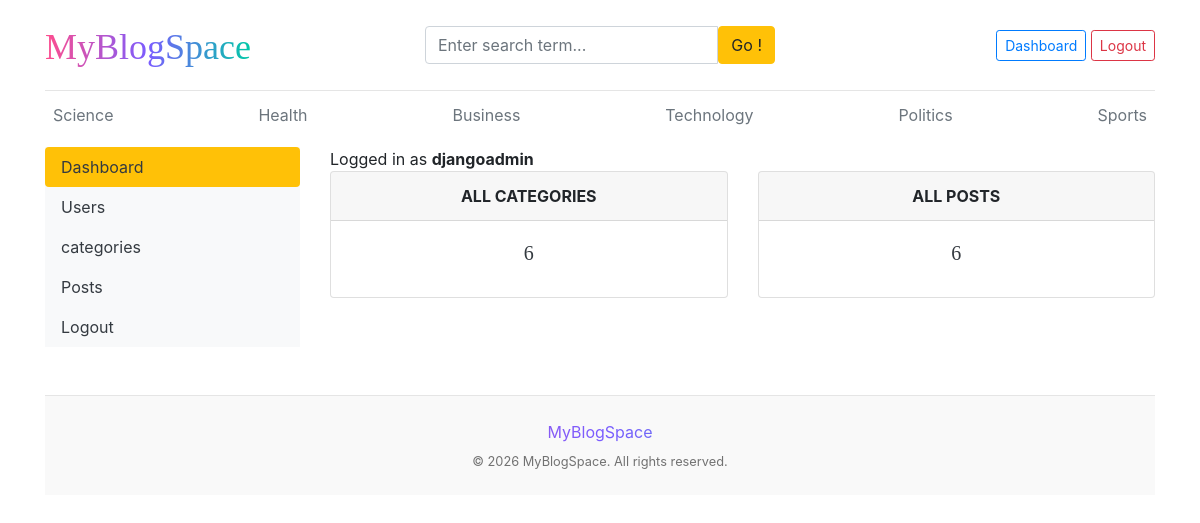
The page /dashboard/ (signed in) on the database its author committed.
### blogs/models.py (models this page shows, shortened)
class Category(models.Model):
    category_name = models.CharField(max_length=50, unique=True)
    created_at = models.DateTimeField(auto_now_add=True)
    updated_at = models.DateTimeField(auto_now=True)
    class Meta:
        verbose_name_plural = 'categories'

### dashboards/views.py (the view)
# urls.py: path('dashboard/', include('dashboards.urls')),
@login_required(login_url='login')
def dashboard(request):
    category_count = Category.objects.all().count()
    blogs_count = Blog.objects.all().count()
    context = {
        'category_count':category_count,
        'blogs_count':blogs_count,
    }
    return render(request, 'dashboard/dashboard.html', context)

### blogs/context_processors.py (called while the page is built)
def get_categories(request):
    categories = Category.objects.all()
    return dict(categories=categories)

def get_social_links(request):
    social_links = SocialLink.objects.all()
    return dict(social_links = social_links)

### templates/dashboard/dashboard.html
{% extends 'base.html' %}
{% block content %}
<div class="row">
     {% include 'dashboard/sidebar.html' %}
     <div class="col-md-9">
        <span>Logged in as <b>{{ user }}</b></span>
        <div class="row">
            <div class="col">
                <div class="card border-default mb -3">
                    <div class="card-header text-center text-uppercase font-weight-bold">  All categories  </div>
                    <div class="card-body text-dark">
                        <h5 class="card-title text-center">{{category_count}}</h5>
                    </div>
                </div>
            </div>
            <div class="col">
                <div class="card border-default mb -3">
                    <div class="card-header text-center text-uppercase font-weight-bold">  All Posts  </div>
                    <div class="card-body text-dark">
                        <h5 class="card-title text-center">{{blogs_count}}</h5>
                    </div>
                </div>
            </div>
        </div>
     </div>
</div>
{% endblock %}

### templates/base.html (shortened to what this page needs)
 {% load static %}
 <!DOCTYPE html>
<html lang="en">
<head>
    <link href="https://getbootstrap.com/docs/4.0/dist/css/bootstrap.min.css" rel="stylesheet">
    <link rel="stylesheet" href="https://cdnjs.cloudflare.com/ajax/libs/font-awesome/4.7.0/css/font-awesome.min.css">
    <link href="{% static 'css/blog.css' %}" rel="stylesheet">
  </head>
<body>
    <div class="container">
      <header class="blog-header py-3">
        <div class="row flex-nowrap justify-content-between align-items-center">
          <div class="col-4 pt-1">
            <a class="blog-header-logo text-decoration-none fw-bold fs-2" href="/"
              style="background: linear-gradient(90deg, #ff4d8d, #7b5cff, #00c9a7);
               -webkit-background-clip: text;
               -webkit-text-fill-color: transparent;">
              MyBlogSpace
            </a>
          </div>
          <div class="col-4">
            <form action="{% url 'search' %}" method="GET">
              <div class="input-group">
                <input class="form-control" type="text" name="keyword" placeholder="Enter search term..." aria-label="Enter search" >
                <button class="btn btn-warning" id="button-search" type="submit">Go !</button>
              </div>
            </form>
          </div>
          <div class="col-4 d-flex justify-content-end align-items-center">
            {% if not user.is_authenticated %}
            <a class="btn btn-sm btn-warning" href="{% url 'login' %}">Login</a> &nbsp;
            <a class="btn btn-sm btn-outline-secondary" href="{% url 'register' %}">Register</a>
            {% else %}
            <span><a href="{% url 'dashboard' %}" class="btn btn-sm btn-outline-primary">Dashboard</a></span>
            <span><a href="{% url 'logout' %}" class="btn btn-sm btn-outline-danger">Logout</a></span>
            {% endif %}
          </div>
        </div>
      </header>
      <div class="nav-scroller py-1 mb-2">
        <nav class="nav d-flex justify-content-between">
          {% for cat in categories %}
          <a class="p-2 text-muted" href="{% url 'posts_by_category' cat.id %}">{{cat.category_name}}</a>
          {% endfor %}
        </nav>
      </div>
{% block content %}
{% endblock %}
  <footer class="blog-footer text-center py-4 mt-5">
  <p class="text-decoration-none fw-bold fs-2 m-0"
     style="background: linear-gradient(90deg, #ff4d8d, #7b5cff, #00c9a7);
     -webkit-background-clip: text;
     -webkit-text-fill-color: transparent;">
     MyBlogSpace
  </p>
  <p class="text-white-50 small mt-2 mb-0">
    © <span id="year"></span> MyBlogSpace. All rights reserved.
  </p>
</footer>
</body>
</html>

### blog_main/static/css/blog.css (style rules this page uses)
.blog-header { border-bottom: 1px solid #e5e5e5; }
.blog-header-logo { font-family: "Playfair Display", Georgia, "Times New Roman", serif; font-size: 2.25rem; }
h1, h2, h3, h4, h5, h6 { font-family: "Playfair Display", Georgia, "Times New Roman", serif; }
.blog-footer { padding: 2.5rem 0; color: #727272; text-align: center; background-color: #f9f9f9; border-top: .05rem solid #e5e5e5; }
.blog-footer p:last-child { margin-bottom: 0; }

### rows shown on the page
Category: category_name "Science"
Category: category_name "Health"
Category: category_name "Business"
Category: category_name "Technology"
Category: category_name "Politics"
Category: category_name "Sports"

### other values the page prints
{{ user }} "djangoadmin"
{{ category_count }} "6"
{{ blogs_count }} "6"
